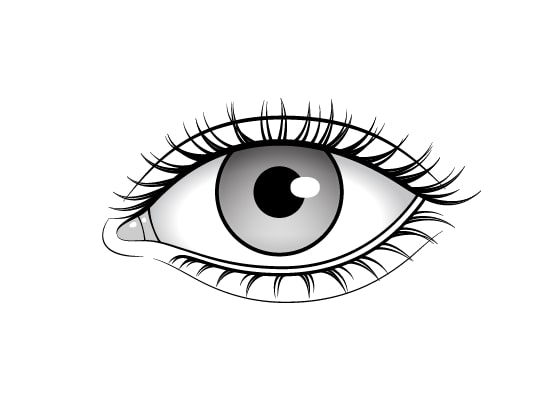
#> input picture eye_drawing.jpg, 560 x 400 px, given in place of the camera
$ python crying_dying.py
#> lines starting #> are read from the running program, lines starting #| are printed output that depends on the picture; after the words box and inside, x2 and y2 are one past the last pixel; in counts of white or black regions, pixels touching at a corner belong together
#> further down, frame is the input picture: shape (400, 560, 3); mean B, G, R 236.2, 236.1, 236.2

#!/usr/bin/env python3
# -*- coding: utf-8 -*-
"""
Created on Fri Nov 10 13:18:53 2023

@author: oumousamake
"""


#%%
import cv2
import numpy as np
import math

def detect_eye(img):
    # Resize the image
    scaling_factor = 0.7
    img = cv2.resize(img, None, fx=scaling_factor, fy=scaling_factor, interpolation=cv2.INTER_AREA)
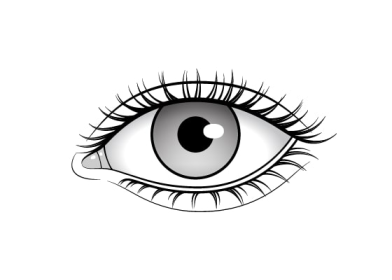
#> img: shape (280, 392, 3); mean of channels 0, 1, 2 236.2, 236.1, 236.2; drawn as B, G, R

    # Display the original image
    cv2.imshow('Input', img)

    # Convert the image to grayscale without color inversion
    gray = cv2.cvtColor(img, cv2.COLOR_BGR2GRAY)

    # Apply adaptive thresholding
    thresh_gray = cv2.adaptiveThreshold(gray, 255, cv2.ADAPTIVE_THRESH_MEAN_C, cv2.THRESH_BINARY, 11, 2)
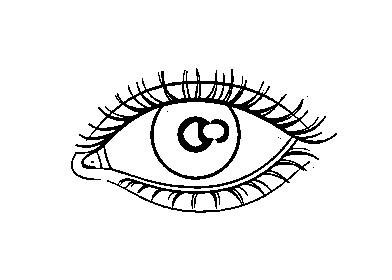
#> thresh_gray: shape (280, 392); 93% white; 9 black regions (7 under 20 px)

    # Find contours in the thresholded image
    contours, hierarchy = cv2.findContours(thresh_gray, cv2.RETR_EXTERNAL, cv2.CHAIN_APPROX_NONE)
#> contours = 1 contour; box (x1, y1, x2, y2) and area: (0, 0, 392, 280) 109089

    # Iterate through contours
    for contour in contours:
        area = cv2.contourArea(contour)
        rect = cv2.boundingRect(contour)
        x, y, width, height = rect
        radius = 0.25 * (width + height)

        # Experiment with different criteria for filtering contours
        area_condition = (50 <= area <= 500)
        aspect_ratio_condition = (0.8 <= width/height <= 1.2)

        if area_condition and aspect_ratio_condition:
            cv2.circle(img, (int(x + radius), int(y + radius)), int(1.3*radius), (0, 180, 0), -1)
#> this loop made 1 pass
#> (area, x, y, width, height, radius, area_condition, aspect_ratio_condition) on pass 1: (109089, 0, 0, 392, 280, 168, False, False)

    return img  # Return the processed image

# Open a connection to the default camera (camera index 0)
cap = cv2.VideoCapture(0)

# Main loop for capturing and processing video
while True:
    # Read a frame from the camera
    ret, frame = cap.read()

    # Perform eye detection on the current frame
    frame_with_eyes = detect_eye(frame)

    # Display the processed frame with eye detection
    cv2.imshow('Eye Detection', frame_with_eyes)

    # Check for the 'q' key to exit the loop
    code = cv2.waitKey(10)
#> (key q is pressed here)
    if code == ord('q'):
        break

# Release the camera and close all OpenCV windows
cap.release()
cv2.destroyAllWindows()

$ run again, on circle.jpg
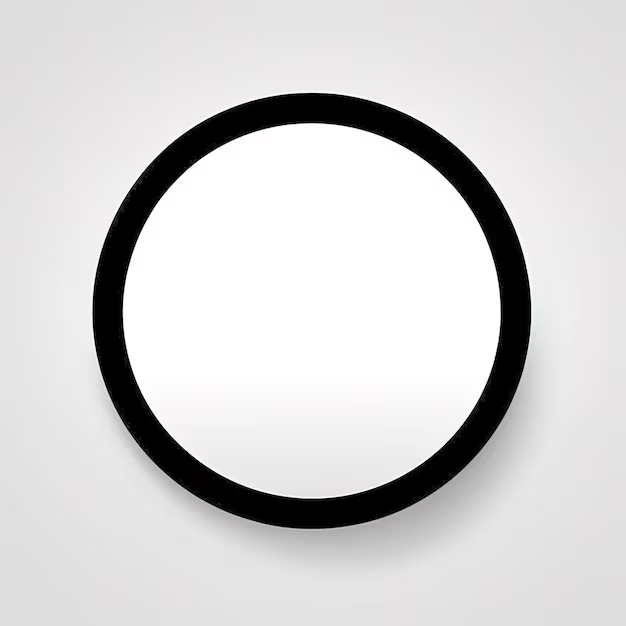
#> input picture circle.jpg, 626 x 626 px, given in place of the camera
#> frame is the input picture: shape (626, 626, 3); mean B, G, R 211.7, 211.5, 211.9
#> in detect_eye, `thresh_gray = cv2.adaptiveThreshold(gray, 255, cv2.ADAPTIVE_THRESH_MEA..`:
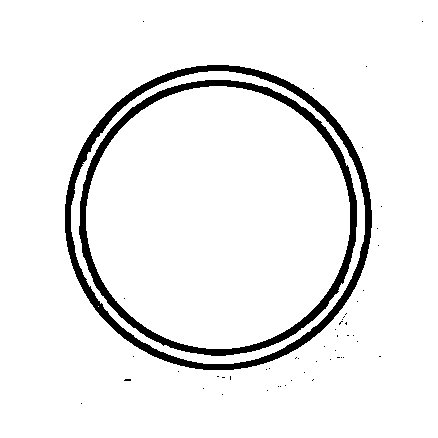
#> thresh_gray: shape (438, 438); 93.4% white; 51 black regions (49 under 20 px)
#> contours = 1 contour; box (x1, y1, x2, y2) and area: (0, 0, 438, 438) 190969
#> the loop in detect_eye, `for contour in contours:` made 1 pass
#> (area, x, y, width, height, radius, area_condition, aspect_ratio_condition) on pass 1: (190969, 0, 0, 438, 438, 219, False, True)
